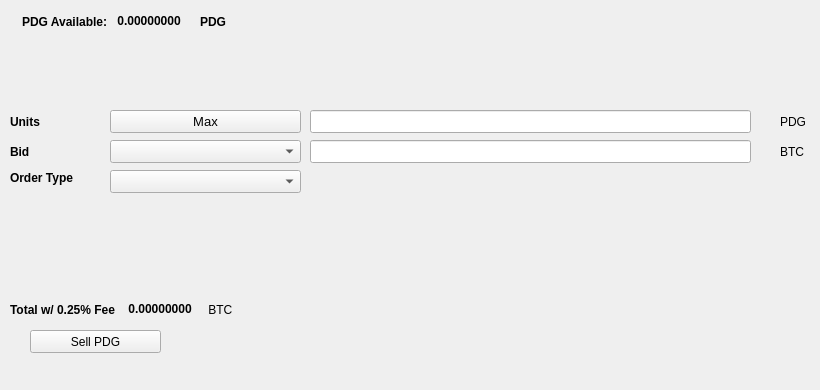
   <widget class="QWidget" name="SellTab">
    <attribute name="title">
     <string>Sell</string>
    </attribute>
    <widget class="QLabel" name="label_16">
     <property name="geometry">
      <rect>
       <x>780</x>
       <y>140</y>
       <width>31</width>
       <height>23</height>
      </rect>
     </property>
     <property name="text">
      <string>BTC</string>
     </property>
    </widget>
    <widget class="QComboBox" name="SellBidcomboBox">
     <property name="geometry">
      <rect>
       <x>110</x>
       <y>140</y>
       <width>191</width>
       <height>23</height>
      </rect>
     </property>
     <property name="font">
      <font>
       <pointsize>10</pointsize>
      </font>
     </property>
    </widget>
    <widget class="QLabel" name="label_18">
     <property name="geometry">
      <rect>
       <x>10</x>
       <y>110</y>
       <width>46</width>
       <height>23</height>
      </rect>
     </property>
     <property name="font">
      <font>
       <weight>75</weight>
       <bold>true</bold>
      </font>
     </property>
     <property name="text">
      <string>Units</string>
     </property>
    </widget>
    <widget class="QPushButton" name="Sell_Max_Amount">
     <property name="geometry">
      <rect>
       <x>110</x>
       <y>110</y>
       <width>191</width>
       <height>23</height>
      </rect>
     </property>
     <property name="font">
      <font>
       <pointsize>10</pointsize>
      </font>
     </property>
     <property name="text">
      <string>Max</string>
     </property>
    </widget>
    <widget class="QLabel" name="label_20">
     <property name="geometry">
      <rect>
       <x>10</x>
       <y>170</y>
       <width>91</width>
       <height>16</height>
      </rect>
     </property>
     <property name="font">
      <font>
       <weight>75</weight>
       <bold>true</bold>
      </font>
     </property>
     <property name="text">
      <string>Order Type</string>
     </property>
    </widget>
    <widget class="QComboBox" name="SellOrdertypeCombo">
     <property name="geometry">
      <rect>
       <x>110</x>
       <y>170</y>
       <width>191</width>
       <height>23</height>
      </rect>
     </property>
     <property name="font">
      <font>
       <pointsize>10</pointsize>
      </font>
     </property>
    </widget>
    <widget class="QLabel" name="label_21">
     <property name="geometry">
      <rect>
       <x>10</x>
       <y>140</y>
       <width>46</width>
       <height>23</height>
      </rect>
     </property>
     <property name="font">
      <font>
       <weight>75</weight>
       <bold>true</bold>
      </font>
     </property>
     <property name="text">
      <string>Bid</string>
     </property>
    </widget>
    <widget class="QLabel" name="label_22">
     <property name="geometry">
      <rect>
       <x>780</x>
       <y>110</y>
       <width>31</width>
       <height>23</height>
      </rect>
     </property>
     <property name="text">
      <string>PDG</string>
     </property>
    </widget>
    <widget class="QLineEdit" name="UnitsInputPIV">
     <property name="geometry">
      <rect>
       <x>310</x>
       <y>110</y>
       <width>441</width>
       <height>23</height>
      </rect>
     </property>
     <property name="font">
      <font>
       <pointsize>9</pointsize>
       <weight>75</weight>
       <bold>true</bold>
      </font>
     </property>
    </widget>
    <widget class="QLineEdit" name="SellBidPriceEdit">
     <property name="geometry">
      <rect>
       <x>310</x>
       <y>140</y>
       <width>441</width>
       <height>23</height>
      </rect>
     </property>
     <property name="font">
      <font>
       <pointsize>9</pointsize>
       <weight>75</weight>
       <bold>true</bold>
      </font>
     </property>
    </widget>
    <widget class="QPushButton" name="SellPIVBTN">
     <property name="geometry">
      <rect>
       <x>30</x>
       <y>330</y>
       <width>131</width>
       <height>23</height>
      </rect>
     </property>
     <property name="text">
      <string>Sell PDG</string>
     </property>
     <property name="icon">
      <iconset resource="../pdg">
       <normaloff>:/icons/bitcoin</normaloff>:/icons/bitcoin</iconset>
     </property>
    </widget>
    <widget class="QWidget" name="layoutWidget3">
     <property name="geometry">
      <rect>
       <x>22</x>
       <y>12</y>
       <width>258</width>
       <height>19</height>
      </rect>
     </property>
     <layout class="QHBoxLayout" name="horizontalLayout">
      <item>
       <widget class="QLabel" name="label232_2">
        <property name="font">
         <font>
          <weight>75</weight>
          <bold>true</bold>
         </font>
        </property>
        <property name="text">
         <string>PDG Available:</string>
        </property>
       </widget>
      </item>
      <item>
       <widget class="QLabel" name="PIVAvailableLabel">
        <property name="palette">
         <palette>
          <active>
           <colorrole role="WindowText">
            <brush brushstyle="SolidPattern">
             <color alpha="255">
              <red>0</red>
              <green>0</green>
              <blue>0</blue>
             </color>
            </brush>
           </colorrole>
           <colorrole role="Button">
            <brush brushstyle="SolidPattern">
             <color alpha="255">
              <red>0</red>
              <green>170</green>
              <blue>0</blue>
             </color>
            </brush>
           </colorrole>
           <colorrole role="Light">
            <brush brushstyle="SolidPattern">
             <color alpha="255">
              <red>0</red>
              <green>255</green>
              <blue>0</blue>
             </color>
            </brush>
           </colorrole>
           <colorrole role="Midlight">
            <brush brushstyle="SolidPattern">
             <color alpha="255">
              <red>0</red>
              <green>212</green>
              <blue>0</blue>
             </color>
            </brush>
           </colorrole>
           <colorrole role="Dark">
            <brush brushstyle="SolidPattern">
             <color alpha="255">
              <red>0</red>
              <green>85</green>
              <blue>0</blue>
             </color>
            </brush>
           </colorrole>
           <colorrole role="Mid">
            <brush brushstyle="SolidPattern">
             <color alpha="255">
              <red>0</red>
              <green>113</green>
              <blue>0</blue>
             </color>
            </brush>
           </colorrole>
           <colorrole role="Text">
            <brush brushstyle="SolidPattern">
             <color alpha="255">
              <red>0</red>
              <green>170</green>
              <blue>0</blue>
             </color>
            </brush>
           </colorrole>
           <colorrole role="BrightText">
            <brush brushstyle="SolidPattern">
             <color alpha="255">
              <red>255</red>
              <green>255</green>
              <blue>255</blue>
             </color>
            </brush>
           </colorrole>
           <colorrole role="ButtonText">
            <brush brushstyle="SolidPattern">
             <color alpha="255">
              <red>0</red>
              <green>0</green>
              <blue>0</blue>
             </color>
            </brush>
           </colorrole>
           <colorrole role="Base">
            <brush brushstyle="SolidPattern">
             <color alpha="255">
              <red>255</red>
              <green>255</green>
              <blue>255</blue>
             </color>
            </brush>
           </colorrole>
           <colorrole role="Window">
            <brush brushstyle="SolidPattern">
             <color alpha="255">
              <red>0</red>
              <green>170</green>
              <blue>0</blue>
             </color>
            </brush>
           </colorrole>
           <colorrole role="Shadow">
            <brush brushstyle="SolidPattern">
             <color alpha="255">
              <red>0</red>
              <green>0</green>
              <blue>0</blue>
             </color>
            </brush>
           </colorrole>
           <colorrole role="AlternateBase">
            <brush brushstyle="SolidPattern">
             <color alpha="255">
              <red>127</red>
              <green>212</green>
              <blue>127</blue>
             </color>
            </brush>
           </colorrole>
           <colorrole role="ToolTipBase">
            <brush brushstyle="SolidPattern">
             <color alpha="255">
              <red>255</red>
              <green>255</green>
              <blue>220</blue>
             </color>
            </brush>
           </colorrole>
           <colorrole role="ToolTipText">
            <brush brushstyle="SolidPattern">
             <color alpha="255">
              <red>0</red>
              <green>0</green>
              <blue>0</blue>
             </color>
            </brush>
           </colorrole>
          </active>
          <inactive>
           <colorrole role="WindowText">
            <brush brushstyle="SolidPattern">
             <color alpha="255">
              <red>0</red>
              <green>0</green>
              <blue>0</blue>
             </color>
            </brush>
           </colorrole>
           <colorrole role="Button">
            <brush brushstyle="SolidPattern">
             <color alpha="255">
              <red>0</red>
              <green>170</green>
              <blue>0</blue>
             </color>
            </brush>
           </colorrole>
           <colorrole role="Light">
            <brush brushstyle="SolidPattern">
             <color alpha="255">
              <red>0</red>
              <green>255</green>
              <blue>0</blue>
             </color>
            </brush>
           </colorrole>
           <colorrole role="Midlight">
            <brush brushstyle="SolidPattern">
             <color alpha="255">
              <red>0</red>
              <green>212</green>
              <blue>0</blue>
             </color>
            </brush>
           </colorrole>
           <colorrole role="Dark">
            <brush brushstyle="SolidPattern">
             <color alpha="255">
              <red>0</red>
              <green>85</green>
              <blue>0</blue>
             </color>
            </brush>
           </colorrole>
           <colorrole role="Mid">
            <brush brushstyle="SolidPattern">
             <color alpha="255">
              <red>0</red>
              <green>113</green>
              <blue>0</blue>
             </color>
            </brush>
           </colorrole>
           <colorrole role="Text">
            <brush brushstyle="SolidPattern">
             <color alpha="255">
              <red>0</red>
              <green>170</green>
              <blue>0</blue>
             </color>
            </brush>
           </colorrole>
           <colorrole role="BrightText">
            <brush brushstyle="SolidPattern">
             <color alpha="255">
              <red>255</red>
              <green>255</green>
              <blue>255</blue>
             </color>
            </brush>
           </colorrole>
           <colorrole role="ButtonText">
            <brush brushstyle="SolidPattern">
             <color alpha="255">
              <red>0</red>
              <green>0</green>
              <blue>0</blue>
             </color>
            </brush>
           </colorrole>
           <colorrole role="Base">
            <brush brushstyle="SolidPattern">
             <color alpha="255">
              <red>255</red>
              <green>255</green>
              <blue>255</blue>
             </color>
            </brush>
           </colorrole>
           <colorrole role="Window">
            <brush brushstyle="SolidPattern">
             <color alpha="255">
              <red>0</red>
              <green>170</green>
              <blue>0</blue>
             </color>
            </brush>
           </colorrole>
           <colorrole role="Shadow">
            <brush brushstyle="SolidPattern">
             <color alpha="255">
              <red>0</red>
              <green>0</green>
              <blue>0</blue>
             </color>
            </brush>
           </colorrole>
           <colorrole role="AlternateBase">
            <brush brushstyle="SolidPattern">
             <color alpha="255">
              <red>127</red>
              <green>212</green>
              <blue>127</blue>
             </color>
            </brush>
           </colorrole>
           <colorrole role="ToolTipBase">
            <brush brushstyle="SolidPattern">
             <color alpha="255">
              <red>255</red>
              <green>255</green>
              <blue>220</blue>
             </color>
            </brush>
           </colorrole>
           <colorrole role="ToolTipText">
            <brush brushstyle="SolidPattern">
             <color alpha="255">
              <red>0</red>
              <green>0</green>
              <blue>0</blue>
             </color>
            </brush>
           </colorrole>
          </inactive>
          <disabled>
           <colorrole role="WindowText">
            <brush brushstyle="SolidPattern">
             <color alpha="255">
              <red>0</red>
              <green>85</green>
              <blue>0</blue>
             </color>
            </brush>
           </colorrole>
           <colorrole role="Button">
            <brush brushstyle="SolidPattern">
             <color alpha="255">
              <red>0</red>
              <green>170</green>
              <blue>0</blue>
             </color>
            </brush>
           </colorrole>
           <colorrole role="Light">
            <brush brushstyle="SolidPattern">
             <color alpha="255">
              <red>0</red>
              <green>255</green>
              <blue>0</blue>
             </color>
            </brush>
           </colorrole>
           <colorrole role="Midlight">
            <brush brushstyle="SolidPattern">
             <color alpha="255">
              <red>0</red>
              <green>212</green>
              <blue>0</blue>
             </color>
            </brush>
           </colorrole>
           <colorrole role="Dark">
            <brush brushstyle="SolidPattern">
             <color alpha="255">
              <red>0</red>
              <green>85</green>
              <blue>0</blue>
             </color>
            </brush>
           </colorrole>
           <colorrole role="Mid">
            <brush brushstyle="SolidPattern">
             <color alpha="255">
              <red>0</red>
              <green>113</green>
              <blue>0</blue>
             </color>
            </brush>
           </colorrole>
           <colorrole role="Text">
            <brush brushstyle="SolidPattern">
             <color alpha="255">
              <red>0</red>
              <green>85</green>
              <blue>0</blue>
             </color>
            </brush>
           </colorrole>
           <colorrole role="BrightText">
            <brush brushstyle="SolidPattern">
             <color alpha="255">
              <red>255</red>
              <green>255</green>
              <blue>255</blue>
             </color>
            </brush>
           </colorrole>
           <colorrole role="ButtonText">
            <brush brushstyle="SolidPattern">
             <color alpha="255">
              <red>0</red>
              <green>85</green>
              <blue>0</blue>
             </color>
            </brush>
           </colorrole>
           <colorrole role="Base">
            <brush brushstyle="SolidPattern">
             <color alpha="255">
              <red>0</red>
              <green>170</green>
              <blue>0</blue>
             </color>
            </brush>
           </colorrole>
           <colorrole role="Window">
            <brush brushstyle="SolidPattern">
             <color alpha="255">
              <red>0</red>
              <green>170</green>
              <blue>0</blue>
             </color>
            </brush>
           </colorrole>
           <colorrole role="Shadow">
            <brush brushstyle="SolidPattern">
             <color alpha="255">
              <red>0</red>
              <green>0</green>
              <blue>0</blue>
             </color>
            </brush>
           </colorrole>
           <colorrole role="AlternateBase">
            <brush brushstyle="SolidPattern">
             <color alpha="255">
              <red>0</red>
              <green>170</green>
              <blue>0</blue>
             </color>
            </brush>
           </colorrole>
           <colorrole role="ToolTipBase">
            <brush brushstyle="SolidPattern">
             <color alpha="255">
              <red>255</red>
              <green>255</green>
              <blue>220</blue>
             </color>
            </brush>
           </colorrole>
           <colorrole role="ToolTipText">
            <brush brushstyle="SolidPattern">
             <color alpha="255">
              <red>0</red>
              <green>0</green>
              <blue>0</blue>
             </color>
            </brush>
           </colorrole>
          </disabled>
         </palette>
        </property>
        <property name="font">
         <font>
          <weight>75</weight>
          <bold>true</bold>
         </font>
        </property>
        <property name="text">
         <string> 0.00000000 </string>
        </property>
        <property name="textInteractionFlags">
         <set>Qt::LinksAccessibleByMouse|Qt::TextSelectableByKeyboard|Qt::TextSelectableByMouse</set>
        </property>
       </widget>
      </item>
      <item>
       <widget class="QLabel" name="labelPIV">
        <property name="font">
         <font>
          <weight>75</weight>
          <bold>true</bold>
         </font>
        </property>
        <property name="text">
         <string>PDG</string>
        </property>
       </widget>
      </item>
     </layout>
    </widget>
    <widget class="QWidget" name="layoutWidget">
     <property name="geometry">
      <rect>
       <x>10</x>
       <y>300</y>
       <width>268</width>
       <height>19</height>
      </rect>
     </property>
     <layout class="QHBoxLayout" name="horizontalLayout_2">
      <item>
       <widget class="QLabel" name="label_19">
        <property name="font">
         <font>
          <weight>75</weight>
          <bold>true</bold>
         </font>
        </property>
        <property name="text">
         <string>Total w/ 0.25% Fee </string>
        </property>
       </widget>
      </item>
      <item>
       <widget class="QLabel" name="SellCostLabel">
        <property name="palette">
         <palette>
          <active>
           <colorrole role="WindowText">
            <brush brushstyle="SolidPattern">
             <color alpha="255">
              <red>0</red>
              <green>0</green>
              <blue>0</blue>
             </color>
            </brush>
           </colorrole>
           <colorrole role="Button">
            <brush brushstyle="SolidPattern">
             <color alpha="255">
              <red>0</red>
              <green>170</green>
              <blue>0</blue>
             </color>
            </brush>
           </colorrole>
           <colorrole role="Light">
            <brush brushstyle="SolidPattern">
             <color alpha="255">
              <red>0</red>
              <green>255</green>
              <blue>0</blue>
             </color>
            </brush>
           </colorrole>
           <colorrole role="Midlight">
            <brush brushstyle="SolidPattern">
             <color alpha="255">
              <red>0</red>
              <green>212</green>
              <blue>0</blue>
             </color>
            </brush>
           </colorrole>
           <colorrole role="Dark">
            <brush brushstyle="SolidPattern">
             <color alpha="255">
              <red>0</red>
              <green>85</green>
              <blue>0</blue>
             </color>
            </brush>
           </colorrole>
           <colorrole role="Mid">
            <brush brushstyle="SolidPattern">
             <color alpha="255">
              <red>0</red>
              <green>113</green>
              <blue>0</blue>
             </color>
            </brush>
           </colorrole>
           <colorrole role="Text">
            <brush brushstyle="SolidPattern">
             <color alpha="255">
              <red>0</red>
              <green>170</green>
              <blue>0</blue>
             </color>
            </brush>
           </colorrole>
           <colorrole role="BrightText">
            <brush brushstyle="SolidPattern">
             <color alpha="255">
              <red>255</red>
              <green>255</green>
              <blue>255</blue>
             </color>
            </brush>
           </colorrole>
           <colorrole role="ButtonText">
            <brush brushstyle="SolidPattern">
             <color alpha="255">
              <red>0</red>
              <green>0</green>
              <blue>0</blue>
             </color>
            </brush>
           </colorrole>
           <colorrole role="Base">
            <brush brushstyle="SolidPattern">
             <color alpha="255">
              <red>255</red>
              <green>255</green>
              <blue>255</blue>
             </color>
            </brush>
           </colorrole>
           <colorrole role="Window">
            <brush brushstyle="SolidPattern">
             <color alpha="255">
              <red>0</red>
              <green>170</green>
              <blue>0</blue>
             </color>
            </brush>
           </colorrole>
           <colorrole role="Shadow">
            <brush brushstyle="SolidPattern">
             <color alpha="255">
              <red>0</red>
              <green>0</green>
              <blue>0</blue>
             </color>
            </brush>
           </colorrole>
           <colorrole role="AlternateBase">
            <brush brushstyle="SolidPattern">
             <color alpha="255">
              <red>127</red>
              <green>212</green>
              <blue>127</blue>
             </color>
            </brush>
           </colorrole>
           <colorrole role="ToolTipBase">
            <brush brushstyle="SolidPattern">
             <color alpha="255">
              <red>255</red>
              <green>255</green>
              <blue>220</blue>
             </color>
            </brush>
           </colorrole>
           <colorrole role="ToolTipText">
            <brush brushstyle="SolidPattern">
             <color alpha="255">
              <red>0</red>
              <green>0</green>
              <blue>0</blue>
             </color>
            </brush>
           </colorrole>
          </active>
          <inactive>
           <colorrole role="WindowText">
            <brush brushstyle="SolidPattern">
             <color alpha="255">
              <red>0</red>
              <green>0</green>
              <blue>0</blue>
             </color>
            </brush>
           </colorrole>
           <colorrole role="Button">
            <brush brushstyle="SolidPattern">
             <color alpha="255">
              <red>0</red>
              <green>170</green>
              <blue>0</blue>
             </color>
            </brush>
           </colorrole>
           <colorrole role="Light">
            <brush brushstyle="SolidPattern">
             <color alpha="255">
              <red>0</red>
              <green>255</green>
              <blue>0</blue>
             </color>
            </brush>
           </colorrole>
           <colorrole role="Midlight">
            <brush brushstyle="SolidPattern">
             <color alpha="255">
              <red>0</red>
              <green>212</green>
              <blue>0</blue>
             </color>
            </brush>
           </colorrole>
           <colorrole role="Dark">
            <brush brushstyle="SolidPattern">
             <color alpha="255">
              <red>0</red>
              <green>85</green>
              <blue>0</blue>
             </color>
            </brush>
           </colorrole>
           <colorrole role="Mid">
            <brush brushstyle="SolidPattern">
             <color alpha="255">
              <red>0</red>
              <green>113</green>
              <blue>0</blue>
             </color>
            </brush>
           </colorrole>
           <colorrole role="Text">
            <brush brushstyle="SolidPattern">
             <color alpha="255">
              <red>0</red>
              <green>170</green>
              <blue>0</blue>
             </color>
            </brush>
           </colorrole>
           <colorrole role="BrightText">
            <brush brushstyle="SolidPattern">
             <color alpha="255">
              <red>255</red>
              <green>255</green>
              <blue>255</blue>
             </color>
            </brush>
           </colorrole>
           <colorrole role="ButtonText">
            <brush brushstyle="SolidPattern">
             <color alpha="255">
              <red>0</red>
              <green>0</green>
              <blue>0</blue>
             </color>
            </brush>
           </colorrole>
           <colorrole role="Base">
            <brush brushstyle="SolidPattern">
             <color alpha="255">
              <red>255</red>
              <green>255</green>
              <blue>255</blue>
             </color>
            </brush>
           </colorrole>
           <colorrole role="Window">
            <brush brushstyle="SolidPattern">
             <color alpha="255">
              <red>0</red>
              <green>170</green>
              <blue>0</blue>
             </color>
            </brush>
           </colorrole>
           <colorrole role="Shadow">
            <brush brushstyle="SolidPattern">
             <color alpha="255">
              <red>0</red>
              <green>0</green>
              <blue>0</blue>
             </color>
            </brush>
           </colorrole>
           <colorrole role="AlternateBase">
            <brush brushstyle="SolidPattern">
             <color alpha="255">
              <red>127</red>
              <green>212</green>
              <blue>127</blue>
             </color>
            </brush>
           </colorrole>
           <colorrole role="ToolTipBase">
            <brush brushstyle="SolidPattern">
             <color alpha="255">
              <red>255</red>
              <green>255</green>
              <blue>220</blue>
             </color>
            </brush>
           </colorrole>
           <colorrole role="ToolTipText">
            <brush brushstyle="SolidPattern">
             <color alpha="255">
              <red>0</red>
              <green>0</green>
              <blue>0</blue>
             </color>
            </brush>
           </colorrole>
          </inactive>
          <disabled>
           <colorrole role="WindowText">
            <brush brushstyle="SolidPattern">
             <color alpha="255">
              <red>0</red>
              <green>85</green>
              <blue>0</blue>
             </color>
            </brush>
           </colorrole>
           <colorrole role="Button">
            <brush brushstyle="SolidPattern">
             <color alpha="255">
              <red>0</red>
              <green>170</green>
              <blue>0</blue>
             </color>
            </brush>
           </colorrole>
           <colorrole role="Light">
            <brush brushstyle="SolidPattern">
             <color alpha="255">
              <red>0</red>
              <green>255</green>
              <blue>0</blue>
             </color>
            </brush>
           </colorrole>
           <colorrole role="Midlight">
            <brush brushstyle="SolidPattern">
             <color alpha="255">
              <red>0</red>
              <green>212</green>
              <blue>0</blue>
             </color>
            </brush>
           </colorrole>
           <colorrole role="Dark">
            <brush brushstyle="SolidPattern">
             <color alpha="255">
              <red>0</red>
              <green>85</green>
              <blue>0</blue>
             </color>
            </brush>
           </colorrole>
           <colorrole role="Mid">
            <brush brushstyle="SolidPattern">
             <color alpha="255">
              <red>0</red>
              <green>113</green>
              <blue>0</blue>
             </color>
            </brush>
           </colorrole>
           <colorrole role="Text">
            <brush brushstyle="SolidPattern">
             <color alpha="255">
              <red>0</red>
              <green>85</green>
              <blue>0</blue>
             </color>
            </brush>
           </colorrole>
           <colorrole role="BrightText">
            <brush brushstyle="SolidPattern">
             <color alpha="255">
              <red>255</red>
              <green>255</green>
              <blue>255</blue>
             </color>
            </brush>
           </colorrole>
           <colorrole role="ButtonText">
            <brush brushstyle="SolidPattern">
             <color alpha="255">
              <red>0</red>
              <green>85</green>
              <blue>0</blue>
             </color>
            </brush>
           </colorrole>
           <colorrole role="Base">
            <brush brushstyle="SolidPattern">
             <color alpha="255">
              <red>0</red>
              <green>170</green>
              <blue>0</blue>
             </color>
            </brush>
           </colorrole>
           <colorrole role="Window">
            <brush brushstyle="SolidPattern">
             <color alpha="255">
              <red>0</red>
              <green>170</green>
              <blue>0</blue>
             </color>
            </brush>
           </colorrole>
           <colorrole role="Shadow">
            <brush brushstyle="SolidPattern">
             <color alpha="255">
              <red>0</red>
              <green>0</green>
              <blue>0</blue>
             </color>
            </brush>
           </colorrole>
           <colorrole role="AlternateBase">
            <brush brushstyle="SolidPattern">
             <color alpha="255">
              <red>0</red>
              <green>170</green>
              <blue>0</blue>
             </color>
            </brush>
           </colorrole>
           <colorrole role="ToolTipBase">
            <brush brushstyle="SolidPattern">
             <color alpha="255">
              <red>255</red>
              <green>255</green>
              <blue>220</blue>
             </color>
            </brush>
           </colorrole>
           <colorrole role="ToolTipText">
            <brush brushstyle="SolidPattern">
             <color alpha="255">
              <red>0</red>
              <green>0</green>
              <blue>0</blue>
             </color>
            </brush>
           </colorrole>
          </disabled>
         </palette>
        </property>
        <property name="font">
         <font>
          <weight>75</weight>
          <bold>true</bold>
         </font>
        </property>
        <property name="autoFillBackground">
         <bool>false</bool>
        </property>
        <property name="text">
         <string> 0.00000000</string>
        </property>
        <property name="textInteractionFlags">
         <set>Qt::LinksAccessibleByMouse|Qt::TextSelectableByMouse</set>
        </property>
       </widget>
      </item>
      <item>
       <widget class="QLabel" name="label_17">
        <property name="font">
         <font>
          <weight>50</weight>
          <bold>false</bold>
         </font>
        </property>
        <property name="text">
         <string> BTC</string>
        </property>
       </widget>
      </item>
     </layout>
    </widget>
    <widget class="QLabel" name="label_23">
     <property name="geometry">
      <rect>
       <x>460</x>
       <y>300</y>
       <width>281</width>
       <height>81</height>
      </rect>
     </property>
     <property name="text">
      <string/>
     </property>
     <property name="pixmap">
      <pixmap>:/images/bittrex</pixmap>
     </property>
    </widget>
   </widget>
